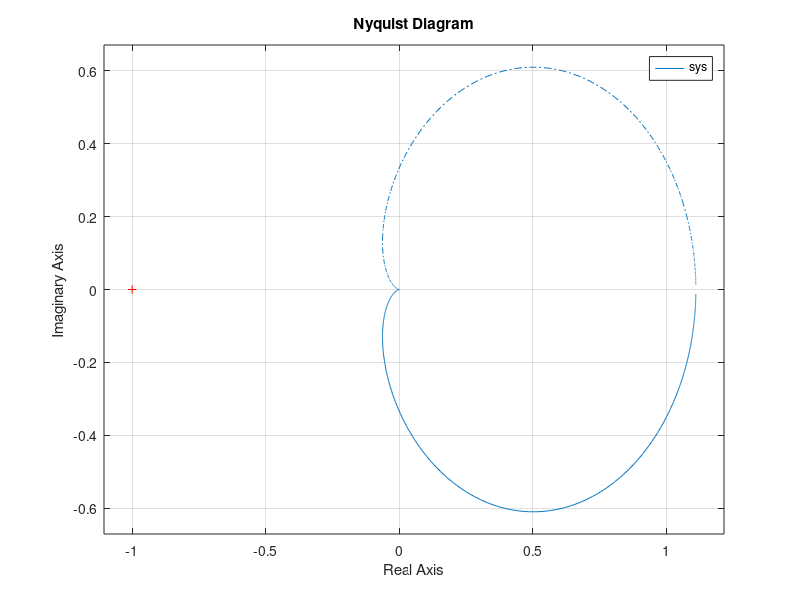

Write the MATLAB code that produced this figure.
% EXPERIMENT 6 - Obtain the nyquist plot for the transfer function T(s) =
% 10/{(s^2)+10s+9} using SISOTOOL in MATLAB.
clc
n =[10];
d=[1 10 9];
sys=tf(n,d);
nyquist(sys),grid on;